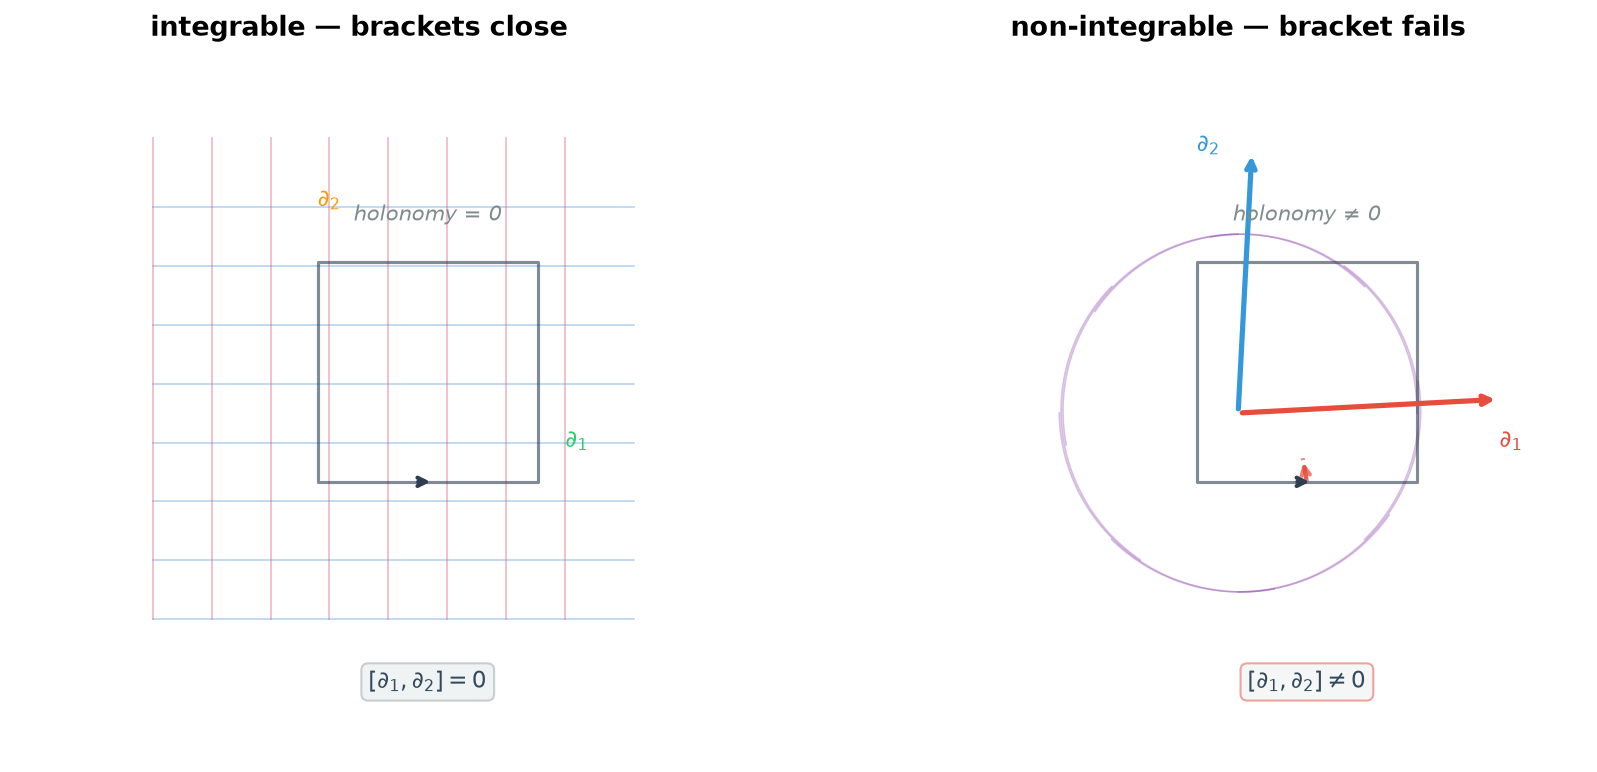

Source code (Python):
"""
Integrable toroidal — holonomy as zero vs. holonomy as residue.

Two panels:
  Left:  S¹ × S¹ where Frobenius condition holds. Parallel leaves.
         The two periodic directions form a grid — holonomy is trivial.
  Right: Twisted circle bundle. Leaves spiral. Transport around loop
         returns turned. Holonomy is the twist that remains.

Code-based making: matplotlib, no replicate.
"""
import numpy as np
import matplotlib
matplotlib.use("Agg")
import matplotlib.pyplot as plt
from matplotlib.patches import FancyArrowPatch
from matplotlib.collections import LineCollection

def make_left_panel(ax):
    """Integrable: two independent periodic directions. Flat torus."""
    ax.set_xlim(-1, 4)
    ax.set_ylim(-1, 4)
    ax.set_aspect('equal')
    ax.axis('off')
    ax.set_title("integrable — brackets close", fontsize=13, fontweight='bold', pad=16)

    # Two families of parallel leaves (grids)
    # Family 1: horizontal lines (periodic in x)
    for y in np.linspace(0, 3, 8):
        ax.plot([0, 3.5], [y, y], color='#4a90d9', alpha=0.4, linewidth=0.8)
    # Family 2: vertical lines (periodic in y)
    for x in np.linspace(0, 3, 8):
        ax.plot([x, x], [0, 3.5], color='#d94a6a', alpha=0.4, linewidth=0.8)

    # Fundamental domain — parallelogram spanned by two basis vectors
    v1 = np.array([3.0, 0.0])
    v2 = np.array([0.0, 3.0])
    origin = np.array([1.5, 1.5])

    # Draw basis vectors
    ax.annotate('', xy=origin+v1+0.1, xytext=origin,
                arrowprops=dict(arrowstyle='->', color='#2ecc71', lw=2.5))
    ax.annotate('', xy=origin+v2+0.1, xytext=origin,
                arrowprops=dict(arrowstyle='->', color='#f39c12', lw=2.5))

    ax.text(origin[0]+v1[0]/2, origin[1]-0.25, r'$\partial_1$', color='#2ecc71', fontsize=11)
    ax.text(origin[0]-0.3, origin[1]+v2[1]/2, r'$\partial_2$', color='#f39c12', fontsize=11)

    # Transport loop — rectangle — returns exactly
    path = np.array([
        [2.0, 1.0], [2.8, 1.0], [2.8, 2.6], [1.2, 2.6], [1.2, 1.0], [2.0, 1.0]
    ])
    ax.plot(path[:, 0], path[:, 1], color='#2c3e50', linewidth=1.5, alpha=0.6)

    # Arrow head at end
    ax.annotate('', xy=(2.05, 1.0), xytext=(1.9, 1.0),
                arrowprops=dict(arrowstyle='->', color='#2c3e50', lw=2))

    ax.text(2.0, 2.9, "holonomy = 0", fontsize=10, color='#7f8c8d', ha='center',
            style='italic')
    ax.text(2.0, -0.5, r"$[\partial_1, \partial_2] = 0$", fontsize=11, color='#34495e',
            ha='center',
            bbox=dict(boxstyle='round,pad=0.3', facecolor='#ecf0f1', edgecolor='#bdc3c7', alpha=0.8))


def make_right_panel(ax):
    """Non-integrable: twisted circle bundle. Brackets don't close."""
    ax.set_xlim(-1, 4)
    ax.set_ylim(-1, 4)
    ax.set_aspect('equal')
    ax.axis('off')
    ax.set_title("non-integrable — bracket fails", fontsize=13, fontweight='bold', pad=16)

    # Leaves that spiral — not parallel, they twist relative to each other
    n_leaves = 8
    for i in range(n_leaves):
        t = np.linspace(0, 3.5, 60)
        # Each leaf winds differently — the twist accumulates
        angle = (i / n_leaves) * 2 * np.pi + 0.5 * t
        x = 1.5 + 1.3 * np.cos(angle)
        y = 1.5 + 1.3 * np.sin(angle)
        # Add the twist: leaves are not closed curves, they spiral
        spiral_offset = 0.3 * t / 3.5
        ax.plot(x + spiral_offset * 0.1, y, color='#8e44ad', alpha=0.35, linewidth=0.8)

    # Basis vectors at origin — they don't commute
    origin = np.array([1.5, 1.5])

    ax.annotate('', xy=origin+np.array([1.8, 0.0])+0.1, xytext=origin,
                arrowprops=dict(arrowstyle='->', color='#e74c3c', lw=2.5))
    ax.annotate('', xy=origin+np.array([0.0, 1.8])+0.1, xytext=origin,
                arrowprops=dict(arrowstyle='->', color='#3498db', lw=2.5))

    ax.text(origin[0]+1.9, origin[1]-0.25, r'$\partial_1$', color='#e74c3c', fontsize=11)
    ax.text(origin[0]-0.3, origin[1]+1.9, r'$\partial_2$', color='#3498db', fontsize=11)

    # Transport loop — same rectangle — returns turned
    path = np.array([
        [2.0, 1.0], [2.8, 1.0], [2.8, 2.6], [1.2, 2.6], [1.2, 1.0], [2.0, 1.0]
    ])
    ax.plot(path[:, 0], path[:, 1], color='#2c3e50', linewidth=1.5, alpha=0.6)

    # Arrow head at end
    ax.annotate('', xy=(2.05, 1.0), xytext=(1.9, 1.0),
                arrowprops=dict(arrowstyle='->', color='#2c3e50', lw=2))

    # Show the twist — the return vector is rotated
    twist_angle = 0.35
    end = np.array([2.0, 1.0])
    rotated = end + np.array([
        np.cos(twist_angle) - 1,
        np.sin(twist_angle)
    ]) * 0.5
    ax.plot([end[0], rotated[0]], [end[1], rotated[1]],
            color='#e74c3c', linewidth=2, linestyle='--', alpha=0.7)
    ax.annotate('', xy=rotated, xytext=end,
                arrowprops=dict(arrowstyle='->', color='#e74c3c', lw=2, alpha=0.7))

    ax.text(2.0, 2.9, "holonomy ≠ 0", fontsize=10, color='#7f8c8d', ha='center',
            style='italic')
    ax.text(2.0, -0.5, r"$[\partial_1, \partial_2] \neq 0$", fontsize=11, color='#34495e',
            ha='center',
            bbox=dict(boxstyle='round,pad=0.3', facecolor='#ecf0f1', edgecolor='#e74c3c', alpha=0.5))


fig, (ax1, ax2) = plt.subplots(1, 2, figsize=(12, 5.5))
fig.patch.set_facecolor('white')

make_left_panel(ax1)
make_right_panel(ax2)

plt.tight_layout(pad=2.0)
plt.savefig("integrable-toroidal.png", dpi=150, bbox_inches='tight', facecolor='white')
plt.close()
print("done: integrable-toroidal.png")
